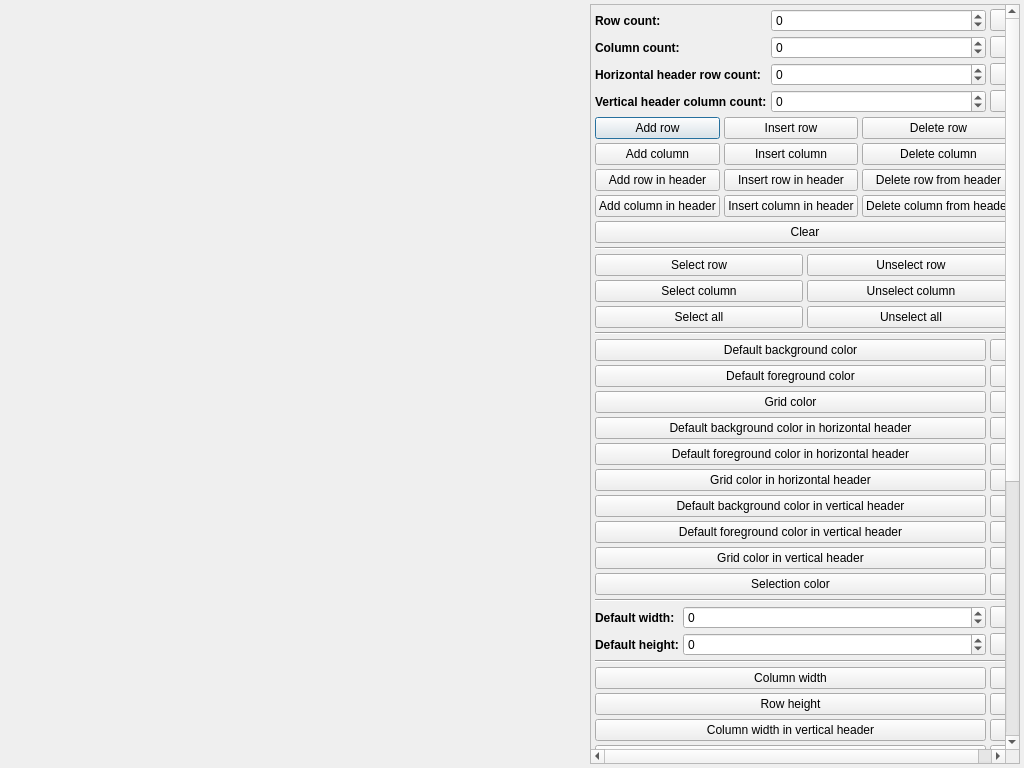
<?xml version="1.0" encoding="UTF-8"?>
<ui version="4.0">
 <class>ControllerDialog</class>
 <widget class="QDialog" name="ControllerDialog">
  <property name="geometry">
   <rect>
    <x>0</x>
    <y>0</y>
    <width>1024</width>
    <height>768</height>
   </rect>
  </property>
  <property name="windowTitle">
   <string>Controller</string>
  </property>
  <layout class="QHBoxLayout" name="mainLayout">
   <property name="spacing">
    <number>4</number>
   </property>
   <property name="margin">
    <number>4</number>
   </property>
   <item>
    <widget class="QWidget" name="tableWidget" native="true">
     <property name="sizePolicy">
      <sizepolicy hsizetype="MinimumExpanding" vsizetype="Preferred">
       <horstretch>0</horstretch>
       <verstretch>0</verstretch>
      </sizepolicy>
     </property>
     <layout class="QVBoxLayout" name="fastTableLayout">
      <property name="spacing">
       <number>0</number>
      </property>
      <property name="margin">
       <number>0</number>
      </property>
     </layout>
    </widget>
   </item>
   <item>
    <widget class="QScrollArea" name="scrollArea">
     <property name="sizePolicy">
      <sizepolicy hsizetype="Preferred" vsizetype="Expanding">
       <horstretch>0</horstretch>
       <verstretch>0</verstretch>
      </sizepolicy>
     </property>
     <property name="minimumSize">
      <size>
       <width>406</width>
       <height>0</height>
      </size>
     </property>
     <property name="widgetResizable">
      <bool>true</bool>
     </property>
     <widget class="QWidget" name="scrollAreaWidgetContents">
      <property name="geometry">
       <rect>
        <x>0</x>
        <y>0</y>
        <width>387</width>
        <height>1265</height>
       </rect>
      </property>
      <layout class="QVBoxLayout" name="verticalLayout">
       <property name="spacing">
        <number>4</number>
       </property>
       <property name="margin">
        <number>4</number>
       </property>
       <item>
        <layout class="QGridLayout" name="gridLayout">
         <property name="spacing">
          <number>4</number>
         </property>
         <item row="0" column="0">
          <widget class="QLabel" name="rowCountLabel">
           <property name="sizePolicy">
            <sizepolicy hsizetype="Maximum" vsizetype="Preferred">
             <horstretch>0</horstretch>
             <verstretch>0</verstretch>
            </sizepolicy>
           </property>
           <property name="font">
            <font>
             <weight>75</weight>
             <bold>true</bold>
            </font>
           </property>
           <property name="text">
            <string>Row count:</string>
           </property>
          </widget>
         </item>
         <item row="0" column="1">
          <widget class="QSpinBox" name="rowCountSpinBox">
           <property name="minimum">
            <number>-1</number>
           </property>
           <property name="maximum">
            <number>1000000</number>
           </property>
          </widget>
         </item>
         <item row="1" column="0">
          <widget class="QLabel" name="columnCountLabel">
           <property name="sizePolicy">
            <sizepolicy hsizetype="Maximum" vsizetype="Preferred">
             <horstretch>0</horstretch>
             <verstretch>0</verstretch>
            </sizepolicy>
           </property>
           <property name="font">
            <font>
             <weight>75</weight>
             <bold>true</bold>
            </font>
           </property>
           <property name="text">
            <string>Column count:</string>
           </property>
          </widget>
         </item>
         <item row="2" column="0">
          <widget class="QLabel" name="horizontalHeaderRowCountLabel">
           <property name="sizePolicy">
            <sizepolicy hsizetype="Maximum" vsizetype="Preferred">
             <horstretch>0</horstretch>
             <verstretch>0</verstretch>
            </sizepolicy>
           </property>
           <property name="font">
            <font>
             <weight>75</weight>
             <bold>true</bold>
            </font>
           </property>
           <property name="text">
            <string>Horizontal header row count:</string>
           </property>
          </widget>
         </item>
         <item row="3" column="0">
          <widget class="QLabel" name="verticalHeaderColumnCountLabel">
           <property name="sizePolicy">
            <sizepolicy hsizetype="Maximum" vsizetype="Preferred">
             <horstretch>0</horstretch>
             <verstretch>0</verstretch>
            </sizepolicy>
           </property>
           <property name="font">
            <font>
             <weight>75</weight>
             <bold>true</bold>
            </font>
           </property>
           <property name="text">
            <string>Vertical header column count:</string>
           </property>
          </widget>
         </item>
         <item row="1" column="1">
          <widget class="QSpinBox" name="columnCountSpinBox">
           <property name="minimum">
            <number>-1</number>
           </property>
           <property name="maximum">
            <number>1000000</number>
           </property>
          </widget>
         </item>
         <item row="2" column="1">
          <widget class="QSpinBox" name="horizontalHeaderRowCountSpinBox">
           <property name="minimum">
            <number>-1</number>
           </property>
           <property name="maximum">
            <number>1000000</number>
           </property>
          </widget>
         </item>
         <item row="3" column="1">
          <widget class="QSpinBox" name="verticalHeaderColumnCountSpinBox">
           <property name="minimum">
            <number>-1</number>
           </property>
           <property name="maximum">
            <number>1000000</number>
           </property>
          </widget>
         </item>
         <item row="0" column="2">
          <widget class="QPushButton" name="rowCountViewButton">
           <property name="maximumSize">
            <size>
             <width>25</width>
             <height>16777215</height>
            </size>
           </property>
           <property name="text">
            <string/>
           </property>
           <property name="icon">
            <iconset resource="../../Resources.qrc">
             <normaloff>:/images/find.png</normaloff>:/images/find.png</iconset>
           </property>
           <property name="autoDefault">
            <bool>false</bool>
           </property>
          </widget>
         </item>
         <item row="1" column="2">
          <widget class="QPushButton" name="columnCountViewButton">
           <property name="maximumSize">
            <size>
             <width>25</width>
             <height>16777215</height>
            </size>
           </property>
           <property name="text">
            <string/>
           </property>
           <property name="icon">
            <iconset resource="../../Resources.qrc">
             <normaloff>:/images/find.png</normaloff>:/images/find.png</iconset>
           </property>
           <property name="autoDefault">
            <bool>false</bool>
           </property>
          </widget>
         </item>
         <item row="2" column="2">
          <widget class="QPushButton" name="horizontalHeaderRowCountViewButton">
           <property name="maximumSize">
            <size>
             <width>25</width>
             <height>16777215</height>
            </size>
           </property>
           <property name="text">
            <string/>
           </property>
           <property name="icon">
            <iconset resource="../../Resources.qrc">
             <normaloff>:/images/find.png</normaloff>:/images/find.png</iconset>
           </property>
           <property name="autoDefault">
            <bool>false</bool>
           </property>
          </widget>
         </item>
         <item row="3" column="2">
          <widget class="QPushButton" name="verticalHeaderColumnCountViewButton">
           <property name="maximumSize">
            <size>
             <width>25</width>
             <height>16777215</height>
            </size>
           </property>
           <property name="text">
            <string/>
           </property>
           <property name="icon">
            <iconset resource="../../Resources.qrc">
             <normaloff>:/images/find.png</normaloff>:/images/find.png</iconset>
           </property>
           <property name="autoDefault">
            <bool>false</bool>
           </property>
          </widget>
         </item>
        </layout>
       </item>
       <item>
        <layout class="QGridLayout" name="gridLayout_3">
         <property name="spacing">
          <number>4</number>
         </property>
         <item row="0" column="1">
          <widget class="QPushButton" name="addRowButton">
           <property name="text">
            <string>Add row</string>
           </property>
          </widget>
         </item>
         <item row="0" column="2">
          <widget class="QPushButton" name="insertRowButton">
           <property name="text">
            <string>Insert row</string>
           </property>
          </widget>
         </item>
         <item row="0" column="3">
          <widget class="QPushButton" name="deleteRowButton">
           <property name="text">
            <string>Delete row</string>
           </property>
          </widget>
         </item>
         <item row="1" column="1">
          <widget class="QPushButton" name="addColumnButton">
           <property name="text">
            <string>Add column</string>
           </property>
          </widget>
         </item>
         <item row="1" column="2">
          <widget class="QPushButton" name="insertColumnButton">
           <property name="text">
            <string>Insert column</string>
           </property>
          </widget>
         </item>
         <item row="1" column="3">
          <widget class="QPushButton" name="deleteColumnButton">
           <property name="text">
            <string>Delete column</string>
           </property>
          </widget>
         </item>
         <item row="7" column="2">
          <widget class="QPushButton" name="insertHeaderColumnButton">
           <property name="text">
            <string>Insert column in header</string>
           </property>
          </widget>
         </item>
         <item row="4" column="1">
          <widget class="QPushButton" name="addHeaderRowButton">
           <property name="text">
            <string>Add row in header</string>
           </property>
          </widget>
         </item>
         <item row="7" column="1">
          <widget class="QPushButton" name="addHeaderColumnButton">
           <property name="text">
            <string>Add column in header</string>
           </property>
          </widget>
         </item>
         <item row="7" column="3">
          <widget class="QPushButton" name="deleteHeaderColumnButton">
           <property name="text">
            <string>Delete column from header</string>
           </property>
          </widget>
         </item>
         <item row="4" column="2">
          <widget class="QPushButton" name="insertHeaderRowButton">
           <property name="text">
            <string>Insert row in header</string>
           </property>
          </widget>
         </item>
         <item row="4" column="3">
          <widget class="QPushButton" name="deleteHeaderRowButton">
           <property name="text">
            <string>Delete row from header</string>
           </property>
          </widget>
         </item>
        </layout>
       </item>
       <item>
        <widget class="QPushButton" name="clearButton">
         <property name="text">
          <string>Clear</string>
         </property>
        </widget>
       </item>
       <item>
        <widget class="Line" name="line_7">
         <property name="orientation">
          <enum>Qt::Horizontal</enum>
         </property>
        </widget>
       </item>
       <item>
        <layout class="QGridLayout" name="gridLayout_2">
         <item row="0" column="0">
          <widget class="QPushButton" name="selectRowButton">
           <property name="text">
            <string>Select row</string>
           </property>
          </widget>
         </item>
         <item row="0" column="1">
          <widget class="QPushButton" name="unselectRowButton">
           <property name="text">
            <string>Unselect row</string>
           </property>
          </widget>
         </item>
         <item row="1" column="0">
          <widget class="QPushButton" name="selectColumButton">
           <property name="text">
            <string>Select column</string>
           </property>
          </widget>
         </item>
         <item row="2" column="0">
          <widget class="QPushButton" name="selectAllButton">
           <property name="text">
            <string>Select all</string>
           </property>
          </widget>
         </item>
         <item row="2" column="1">
          <widget class="QPushButton" name="unselectAllButton">
           <property name="text">
            <string>Unselect all</string>
           </property>
          </widget>
         </item>
         <item row="1" column="1">
          <widget class="QPushButton" name="unselectColumnButton">
           <property name="text">
            <string>Unselect column</string>
           </property>
          </widget>
         </item>
        </layout>
       </item>
       <item>
        <widget class="Line" name="line_6">
         <property name="orientation">
          <enum>Qt::Horizontal</enum>
         </property>
        </widget>
       </item>
       <item>
        <layout class="QGridLayout" name="gridLayout_5">
         <property name="spacing">
          <number>4</number>
         </property>
         <item row="1" column="0">
          <widget class="QPushButton" name="defaultBackgroundButton">
           <property name="text">
            <string>Default background color</string>
           </property>
          </widget>
         </item>
         <item row="1" column="1">
          <widget class="QPushButton" name="defaultBackgroundViewButton">
           <property name="maximumSize">
            <size>
             <width>25</width>
             <height>16777215</height>
            </size>
           </property>
           <property name="text">
            <string/>
           </property>
           <property name="icon">
            <iconset resource="../../Resources.qrc">
             <normaloff>:/images/find.png</normaloff>:/images/find.png</iconset>
           </property>
           <property name="autoDefault">
            <bool>false</bool>
           </property>
          </widget>
         </item>
         <item row="2" column="0">
          <widget class="QPushButton" name="defaultForegroundButton">
           <property name="text">
            <string>Default foreground color</string>
           </property>
          </widget>
         </item>
         <item row="3" column="0">
          <widget class="QPushButton" name="gridColorButton">
           <property name="text">
            <string>Grid color</string>
           </property>
          </widget>
         </item>
         <item row="4" column="0">
          <widget class="QPushButton" name="horizontalDefaultBackgroundButton">
           <property name="text">
            <string>Default background color in horizontal header</string>
           </property>
          </widget>
         </item>
         <item row="5" column="0">
          <widget class="QPushButton" name="horizontalDefaultForegroundButton">
           <property name="text">
            <string>Default foreground color in horizontal header</string>
           </property>
          </widget>
         </item>
         <item row="6" column="0">
          <widget class="QPushButton" name="horizontalGridColorButton">
           <property name="text">
            <string>Grid color in horizontal header</string>
           </property>
          </widget>
         </item>
         <item row="7" column="0">
          <widget class="QPushButton" name="verticalDefaultBackgroundButton">
           <property name="text">
            <string>Default background color in vertical header</string>
           </property>
          </widget>
         </item>
         <item row="8" column="0">
          <widget class="QPushButton" name="verticalDefaultForegroundButton">
           <property name="text">
            <string>Default foreground color in vertical header</string>
           </property>
          </widget>
         </item>
         <item row="9" column="0">
          <widget class="QPushButton" name="verticalGridColorButton">
           <property name="text">
            <string>Grid color in vertical header</string>
           </property>
          </widget>
         </item>
         <item row="10" column="0">
          <widget class="QPushButton" name="selectionColorButton">
           <property name="text">
            <string>Selection color</string>
           </property>
          </widget>
         </item>
         <item row="2" column="1">
          <widget class="QPushButton" name="defaultForegroundViewButton">
           <property name="maximumSize">
            <size>
             <width>25</width>
             <height>16777215</height>
            </size>
           </property>
           <property name="text">
            <string/>
           </property>
           <property name="icon">
            <iconset resource="../../Resources.qrc">
             <normaloff>:/images/find.png</normaloff>:/images/find.png</iconset>
           </property>
           <property name="autoDefault">
            <bool>false</bool>
           </property>
          </widget>
         </item>
         <item row="3" column="1">
          <widget class="QPushButton" name="gridColorViewButton">
           <property name="maximumSize">
            <size>
             <width>25</width>
             <height>16777215</height>
            </size>
           </property>
           <property name="text">
            <string/>
           </property>
           <property name="icon">
            <iconset resource="../../Resources.qrc">
             <normaloff>:/images/find.png</normaloff>:/images/find.png</iconset>
           </property>
           <property name="autoDefault">
            <bool>false</bool>
           </property>
          </widget>
         </item>
         <item row="4" column="1">
          <widget class="QPushButton" name="horizontalDefaultBackgroundViewButton">
           <property name="maximumSize">
            <size>
             <width>25</width>
             <height>16777215</height>
            </size>
           </property>
           <property name="text">
            <string/>
           </property>
           <property name="icon">
            <iconset resource="../../Resources.qrc">
             <normaloff>:/images/find.png</normaloff>:/images/find.png</iconset>
           </property>
           <property name="autoDefault">
            <bool>false</bool>
           </property>
          </widget>
         </item>
         <item row="5" column="1">
          <widget class="QPushButton" name="horizontalDefaultForegroundViewButton">
           <property name="maximumSize">
            <size>
             <width>25</width>
             <height>16777215</height>
            </size>
           </property>
           <property name="text">
            <string/>
           </property>
           <property name="icon">
            <iconset resource="../../Resources.qrc">
             <normaloff>:/images/find.png</normaloff>:/images/find.png</iconset>
           </property>
           <property name="autoDefault">
            <bool>false</bool>
           </property>
          </widget>
         </item>
         <item row="6" column="1">
          <widget class="QPushButton" name="horizontalGridColorViewButton">
           <property name="maximumSize">
            <size>
             <width>25</width>
             <height>16777215</height>
            </size>
           </property>
           <property name="text">
            <string/>
           </property>
           <property name="icon">
            <iconset resource="../../Resources.qrc">
             <normaloff>:/images/find.png</normaloff>:/images/find.png</iconset>
           </property>
           <property name="autoDefault">
            <bool>false</bool>
           </property>
          </widget>
         </item>
         <item row="7" column="1">
          <widget class="QPushButton" name="verticalDefaultBackgroundViewButton">
           <property name="maximumSize">
            <size>
             <width>25</width>
             <height>16777215</height>
            </size>
           </property>
           <property name="text">
            <string/>
           </property>
           <property name="icon">
            <iconset resource="../../Resources.qrc">
             <normaloff>:/images/find.png</normaloff>:/images/find.png</iconset>
           </property>
           <property name="autoDefault">
            <bool>false</bool>
           </property>
          </widget>
         </item>
         <item row="8" column="1">
          <widget class="QPushButton" name="verticalDefaultForegroundViewButton">
           <property name="maximumSize">
            <size>
             <width>25</width>
             <height>16777215</height>
            </size>
           </property>
           <property name="text">
            <string/>
           </property>
           <property name="icon">
            <iconset resource="../../Resources.qrc">
             <normaloff>:/images/find.png</normaloff>:/images/find.png</iconset>
           </property>
           <property name="autoDefault">
            <bool>false</bool>
           </property>
          </widget>
         </item>
         <item row="9" column="1">
          <widget class="QPushButton" name="verticalGridColorViewButton">
           <property name="maximumSize">
            <size>
             <width>25</width>
             <height>16777215</height>
            </size>
           </property>
           <property name="text">
            <string/>
           </property>
           <property name="icon">
            <iconset resource="../../Resources.qrc">
             <normaloff>:/images/find.png</normaloff>:/images/find.png</iconset>
           </property>
           <property name="autoDefault">
            <bool>false</bool>
           </property>
          </widget>
         </item>
         <item row="10" column="1">
          <widget class="QPushButton" name="selectionColorViewButton">
           <property name="maximumSize">
            <size>
             <width>25</width>
             <height>16777215</height>
            </size>
           </property>
           <property name="text">
            <string/>
           </property>
           <property name="icon">
            <iconset resource="../../Resources.qrc">
             <normaloff>:/images/find.png</normaloff>:/images/find.png</iconset>
           </property>
           <property name="autoDefault">
            <bool>false</bool>
           </property>
          </widget>
         </item>
        </layout>
       </item>
       <item>
        <widget class="Line" name="line_5">
         <property name="orientation">
          <enum>Qt::Horizontal</enum>
         </property>
        </widget>
       </item>
       <item>
        <layout class="QGridLayout" name="gridLayout_4">
         <property name="spacing">
          <number>4</number>
         </property>
         <item row="0" column="0">
          <widget class="QLabel" name="defaultWidthLabel">
           <property name="sizePolicy">
            <sizepolicy hsizetype="Maximum" vsizetype="Preferred">
             <horstretch>0</horstretch>
             <verstretch>0</verstretch>
            </sizepolicy>
           </property>
           <property name="font">
            <font>
             <weight>75</weight>
             <bold>true</bold>
            </font>
           </property>
           <property name="text">
            <string>Default width:</string>
           </property>
          </widget>
         </item>
         <item row="0" column="1">
          <widget class="QSpinBox" name="defaultWidthSpinBox">
           <property name="minimum">
            <number>-1</number>
           </property>
           <property name="maximum">
            <number>1000000</number>
           </property>
          </widget>
         </item>
         <item row="1" column="0">
          <widget class="QLabel" name="defaultHeightLabel">
           <property name="sizePolicy">
            <sizepolicy hsizetype="Maximum" vsizetype="Preferred">
             <horstretch>0</horstretch>
             <verstretch>0</verstretch>
            </sizepolicy>
           </property>
           <property name="font">
            <font>
             <weight>75</weight>
             <bold>true</bold>
            </font>
           </property>
           <property name="text">
            <string>Default height:</string>
           </property>
          </widget>
         </item>
         <item row="1" column="1">
          <widget class="QSpinBox" name="defaultHeightSpinBox">
           <property name="minimum">
            <number>-1</number>
           </property>
           <property name="maximum">
            <number>1000000</number>
           </property>
          </widget>
         </item>
         <item row="0" column="2">
          <widget class="QPushButton" name="defaultWidthViewButton">
           <property name="maximumSize">
            <size>
             <width>25</width>
             <height>16777215</height>
            </size>
           </property>
           <property name="text">
            <string/>
           </property>
           <property name="icon">
            <iconset resource="../../Resources.qrc">
             <normaloff>:/images/find.png</normaloff>:/images/find.png</iconset>
           </property>
           <property name="autoDefault">
            <bool>false</bool>
           </property>
          </widget>
         </item>
         <item row="1" column="2">
          <widget class="QPushButton" name="defaultHeightViewButton">
           <property name="maximumSize">
            <size>
             <width>25</width>
             <height>16777215</height>
            </size>
           </property>
           <property name="text">
            <string/>
           </property>
           <property name="icon">
            <iconset resource="../../Resources.qrc">
             <normaloff>:/images/find.png</normaloff>:/images/find.png</iconset>
           </property>
           <property name="autoDefault">
            <bool>false</bool>
           </property>
          </widget>
         </item>
        </layout>
       </item>
       <item>
        <widget class="Line" name="line_4">
         <property name="orientation">
          <enum>Qt::Horizontal</enum>
         </property>
        </widget>
       </item>
       <item>
        <layout class="QGridLayout" name="gridLayout_6">
         <property name="spacing">
          <number>4</number>
         </property>
         <item row="0" column="0">
          <widget class="QPushButton" name="columnWidthButton">
           <property name="text">
            <string>Column width</string>
           </property>
          </widget>
         </item>
         <item row="3" column="0">
          <widget class="QPushButton" name="headerColumnWidthButton">
           <property name="text">
            <string>Column width in vertical header</string>
           </property>
          </widget>
         </item>
         <item row="4" column="0">
          <widget class="QPushButton" name="headerRowHeightButton">
           <property name="text">
            <string>Row height in horizontal header</string>
           </property>
          </widget>
         </item>
         <item row="2" column="0">
          <widget class="QPushButton" name="rowHeightButton">
           <property name="text">
            <string>Row height</string>
           </property>
          </widget>
         </item>
         <item row="0" column="1">
          <widget class="QPushButton" name="columnWidthViewButton">
           <property name="maximumSize">
            <size>
             <width>25</width>
             <height>16777215</height>
            </size>
           </property>
           <property name="text">
            <string/>
           </property>
           <property name="icon">
            <iconset resource="../../Resources.qrc">
             <normaloff>:/images/find.png</normaloff>:/images/find.png</iconset>
           </property>
           <property name="autoDefault">
            <bool>false</bool>
           </property>
          </widget>
         </item>
         <item row="2" column="1">
          <widget class="QPushButton" name="rowHeightViewButton">
           <property name="maximumSize">
            <size>
             <width>25</width>
             <height>16777215</height>
            </size>
           </property>
           <property name="text">
            <string/>
           </property>
           <property name="icon">
            <iconset resource="../../Resources.qrc">
             <normaloff>:/images/find.png</normaloff>:/images/find.png</iconset>
           </property>
           <property name="autoDefault">
            <bool>false</bool>
           </property>
          </widget>
         </item>
         <item row="3" column="1">
          <widget class="QPushButton" name="headerColumnWidthViewButton">
           <property name="maximumSize">
            <size>
             <width>25</width>
             <height>16777215</height>
            </size>
           </property>
           <property name="text">
            <string/>
           </property>
           <property name="icon">
            <iconset resource="../../Resources.qrc">
             <normaloff>:/images/find.png</normaloff>:/images/find.png</iconset>
           </property>
           <property name="autoDefault">
            <bool>false</bool>
           </property>
          </widget>
         </item>
         <item row="4" column="1">
          <widget class="QPushButton" name="headerRowHeightViewButton">
           <property name="maximumSize">
            <size>
             <width>25</width>
             <height>16777215</height>
            </size>
           </property>
           <property name="text">
            <string/>
           </property>
           <property name="icon">
            <iconset resource="../../Resources.qrc">
             <normaloff>:/images/find.png</normaloff>:/images/find.png</iconset>
           </property>
           <property name="autoDefault">
            <bool>false</bool>
           </property>
          </widget>
         </item>
        </layout>
       </item>
       <item>
        <widget class="Line" name="line_3">
         <property name="orientation">
          <enum>Qt::Horizontal</enum>
         </property>
        </widget>
       </item>
       <item>
        <layout class="QGridLayout" name="gridLayout_7">
         <item row="0" column="0">
          <widget class="QLabel" name="totalWidthLabel">
           <property name="font">
            <font>
             <weight>75</weight>
             <bold>true</bold>
            </font>
           </property>
           <property name="text">
            <string>Total width</string>
           </property>
          </widget>
         </item>
         <item row="0" column="1">
          <widget class="QPushButton" name="totalWidthViewButton">
           <property name="maximumSize">
            <size>
             <width>25</width>
             <height>16777215</height>
            </size>
           </property>
           <property name="text">
            <string/>
           </property>
           <property name="icon">
            <iconset resource="../../Resources.qrc">
             <normaloff>:/images/find.png</normaloff>:/images/find.png</iconset>
           </property>
           <property name="autoDefault">
            <bool>false</bool>
           </property>
          </widget>
         </item>
         <item row="1" column="0">
          <widget class="QLabel" name="totalHeightLabel">
           <property name="font">
            <font>
             <weight>75</weight>
             <bold>true</bold>
            </font>
           </property>
           <property name="text">
            <string>Total height</string>
           </property>
          </widget>
         </item>
         <item row="2" column="0">
          <widget class="QLabel" name="headerTotalWidthLabel">
           <property name="font">
            <font>
             <weight>75</weight>
             <bold>true</bold>
            </font>
           </property>
           <property name="text">
            <string>Vertical header total width</string>
           </property>
          </widget>
         </item>
         <item row="3" column="0">
          <widget class="QLabel" name="headerTotalHeightLabel">
           <property name="font">
            <font>
             <weight>75</weight>
             <bold>true</bold>
            </font>
           </property>
           <property name="text">
            <string>Horizontal header total height</string>
           </property>
          </widget>
         </item>
         <item row="6" column="0">
          <widget class="QLabel" name="verticalVisibleRangesLabel">
           <property name="font">
            <font>
             <weight>75</weight>
             <bold>true</bold>
            </font>
           </property>
           <property name="text">
            <string>Vertical header visible ranges</string>
           </property>
          </widget>
         </item>
         <item row="5" column="0">
          <widget class="QLabel" name="horizontalVisibleRangesLabel">
           <property name="font">
            <font>
             <weight>75</weight>
             <bold>true</bold>
            </font>
           </property>
           <property name="text">
            <string>Horizontal header visible ranges</string>
           </property>
          </widget>
         </item>
         <item row="4" column="0">
          <widget class="QLabel" name="visibleRangesLabel">
           <property name="font">
            <font>
             <weight>75</weight>
             <bold>true</bold>
            </font>
           </property>
           <property name="text">
            <string>Visible ranges</string>
           </property>
          </widget>
         </item>
         <item row="6" column="1">
          <widget class="QPushButton" name="verticalVisibleRangesViewButton">
           <property name="maximumSize">
            <size>
             <width>25</width>
             <height>16777215</height>
            </size>
           </property>
           <property name="text">
            <string/>
           </property>
           <property name="icon">
            <iconset resource="../../Resources.qrc">
             <normaloff>:/images/find.png</normaloff>:/images/find.png</iconset>
           </property>
           <property name="autoDefault">
            <bool>false</bool>
           </property>
          </widget>
         </item>
         <item row="5" column="1">
          <widget class="QPushButton" name="horizontalVisibleRangesViewButton">
           <property name="maximumSize">
            <size>
             <width>25</width>
             <height>16777215</height>
            </size>
           </property>
           <property name="text">
            <string/>
           </property>
           <property name="icon">
            <iconset resource="../../Resources.qrc">
             <normaloff>:/images/find.png</normaloff>:/images/find.png</iconset>
           </property>
           <property name="autoDefault">
            <bool>false</bool>
           </property>
          </widget>
         </item>
         <item row="4" column="1">
          <widget class="QPushButton" name="visibleRangesViewButton">
           <property name="maximumSize">
            <size>
             <width>25</width>
             <height>16777215</height>
            </size>
           </property>
           <property name="text">
            <string/>
           </property>
           <property name="icon">
            <iconset resource="../../Resources.qrc">
             <normaloff>:/images/find.png</normaloff>:/images/find.png</iconset>
           </property>
           <property name="autoDefault">
            <bool>false</bool>
           </property>
          </widget>
         </item>
         <item row="3" column="1">
          <widget class="QPushButton" name="headerTotalHeightViewButton">
           <property name="maximumSize">
            <size>
             <width>25</width>
             <height>16777215</height>
            </size>
           </property>
           <property name="text">
            <string/>
           </property>
           <property name="icon">
            <iconset resource="../../Resources.qrc">
             <normaloff>:/images/find.png</normaloff>:/images/find.png</iconset>
           </property>
           <property name="autoDefault">
            <bool>false</bool>
           </property>
          </widget>
         </item>
         <item row="2" column="1">
          <widget class="QPushButton" name="headerTotalWidthViewButton">
           <property name="maximumSize">
            <size>
             <width>25</width>
             <height>16777215</height>
            </size>
           </property>
           <property name="text">
            <string/>
           </property>
           <property name="icon">
            <iconset resource="../../Resources.qrc">
             <normaloff>:/images/find.png</normaloff>:/images/find.png</iconset>
           </property>
           <property name="autoDefault">
            <bool>false</bool>
           </property>
          </widget>
         </item>
         <item row="1" column="1">
          <widget class="QPushButton" name="totalHeightViewButton">
           <property name="maximumSize">
            <size>
             <width>25</width>
             <height>16777215</height>
            </size>
           </property>
           <property name="text">
            <string/>
           </property>
           <property name="icon">
            <iconset resource="../../Resources.qrc">
             <normaloff>:/images/find.png</normaloff>:/images/find.png</iconset>
           </property>
           <property name="autoDefault">
            <bool>false</bool>
           </property>
          </widget>
         </item>
        </layout>
       </item>
       <item>
        <widget class="Line" name="line_2">
         <property name="orientation">
          <enum>Qt::Horizontal</enum>
         </property>
        </widget>
       </item>
       <item>
        <layout class="QGridLayout" name="gridLayout_8">
         <property name="spacing">
          <number>4</number>
         </property>
         <item row="0" column="0">
          <widget class="QPushButton" name="textButton">
           <property name="text">
            <string>Text</string>
           </property>
          </widget>
         </item>
         <item row="2" column="0">
          <widget class="QPushButton" name="verticalTextButton">
           <property name="text">
            <string>Text in vertical header</string>
           </property>
          </widget>
         </item>
         <item row="0" column="1">
          <widget class="QPushButton" name="textViewButton">
           <property name="maximumSize">
            <size>
             <width>25</width>
             <height>16777215</height>
            </size>
           </property>
           <property name="text">
            <string/>
           </property>
           <property name="icon">
            <iconset resource="../../Resources.qrc">
             <normaloff>:/images/find.png</normaloff>:/images/find.png</iconset>
           </property>
           <property name="autoDefault">
            <bool>false</bool>
           </property>
          </widget>
         </item>
         <item row="2" column="1">
          <widget class="QPushButton" name="verticalTextViewButton">
           <property name="maximumSize">
            <size>
             <width>25</width>
             <height>16777215</height>
            </size>
           </property>
           <property name="text">
            <string/>
           </property>
           <property name="icon">
            <iconset resource="../../Resources.qrc">
             <normaloff>:/images/find.png</normaloff>:/images/find.png</iconset>
           </property>
           <property name="autoDefault">
            <bool>false</bool>
           </property>
          </widget>
         </item>
         <item row="1" column="0">
          <widget class="QPushButton" name="horizontalTextButton">
           <property name="text">
            <string>Text in horizontal header</string>
           </property>
          </widget>
         </item>
         <item row="1" column="1">
          <widget class="QPushButton" name="horizontalTextViewButton">
           <property name="maximumSize">
            <size>
             <width>25</width>
             <height>16777215</height>
            </size>
           </property>
           <property name="text">
            <string/>
           </property>
           <property name="icon">
            <iconset resource="../../Resources.qrc">
             <normaloff>:/images/find.png</normaloff>:/images/find.png</iconset>
           </property>
           <property name="autoDefault">
            <bool>false</bool>
           </property>
          </widget>
         </item>
        </layout>
       </item>
       <item>
        <widget class="Line" name="line">
         <property name="orientation">
          <enum>Qt::Horizontal</enum>
         </property>
        </widget>
       </item>
       <item>
        <layout class="QGridLayout" name="gridLayout_10">
         <item row="0" column="1">
          <widget class="QPushButton" name="cellSelectedViewButton">
           <property name="maximumSize">
            <size>
             <width>25</width>
             <height>16777215</height>
            </size>
           </property>
           <property name="text">
            <string/>
           </property>
           <property name="icon">
            <iconset resource="../../Resources.qrc">
             <normaloff>:/images/find.png</normaloff>:/images/find.png</iconset>
           </property>
           <property name="autoDefault">
            <bool>false</bool>
           </property>
          </widget>
         </item>
         <item row="2" column="0">
          <widget class="QLabel" name="currentSelectionLabel">
           <property name="font">
            <font>
             <weight>75</weight>
             <bold>true</bold>
            </font>
           </property>
           <property name="text">
            <string>Current selection</string>
           </property>
          </widget>
         </item>
         <item row="3" column="0">
          <widget class="QLabel" name="rowsSelectedLabel">
           <property name="font">
            <font>
             <weight>75</weight>
             <bold>true</bold>
            </font>
           </property>
           <property name="text">
            <string>Rows selected</string>
           </property>
          </widget>
         </item>
         <item row="4" column="0">
          <widget class="QLabel" name="columnsSelectedLabel">
           <property name="font">
            <font>
             <weight>75</weight>
             <bold>true</bold>
            </font>
           </property>
           <property name="text">
            <string>Columns selected</string>
           </property>
          </widget>
         </item>
         <item row="4" column="1">
          <widget class="QPushButton" name="columnsSelectedViewButton">
           <property name="maximumSize">
            <size>
             <width>25</width>
             <height>16777215</height>
            </size>
           </property>
           <property name="text">
            <string/>
           </property>
           <property name="icon">
            <iconset resource="../../Resources.qrc">
             <normaloff>:/images/find.png</normaloff>:/images/find.png</iconset>
           </property>
           <property name="autoDefault">
            <bool>false</bool>
           </property>
          </widget>
         </item>
         <item row="3" column="1">
          <widget class="QPushButton" name="rowsSelectedViewButton">
           <property name="maximumSize">
            <size>
             <width>25</width>
             <height>16777215</height>
            </size>
           </property>
           <property name="text">
            <string/>
           </property>
           <property name="icon">
            <iconset resource="../../Resources.qrc">
             <normaloff>:/images/find.png</normaloff>:/images/find.png</iconset>
           </property>
           <property name="autoDefault">
            <bool>false</bool>
           </property>
          </widget>
         </item>
         <item row="2" column="1">
          <widget class="QPushButton" name="currentSelectionViewButton">
           <property name="maximumSize">
            <size>
             <width>25</width>
             <height>16777215</height>
            </size>
           </property>
           <property name="text">
            <string/>
           </property>
           <property name="icon">
            <iconset resource="../../Resources.qrc">
             <normaloff>:/images/find.png</normaloff>:/images/find.png</iconset>
           </property>
           <property name="autoDefault">
            <bool>false</bool>
           </property>
          </widget>
         </item>
         <item row="0" column="0">
          <widget class="QPushButton" name="cellSelectedButton">
           <property name="text">
            <string>Cell selected</string>
           </property>
          </widget>
         </item>
        </layout>
       </item>
       <item>
        <spacer name="verticalSpacer">
         <property name="orientation">
          <enum>Qt::Vertical</enum>
         </property>
         <property name="sizeHint" stdset="0">
          <size>
           <width>20</width>
           <height>40</height>
          </size>
         </property>
        </spacer>
       </item>
      </layout>
     </widget>
    </widget>
   </item>
  </layout>
 </widget>
 <resources>
  <include location="../../Resources.qrc"/>
 </resources>
 <connections/>
</ui>
